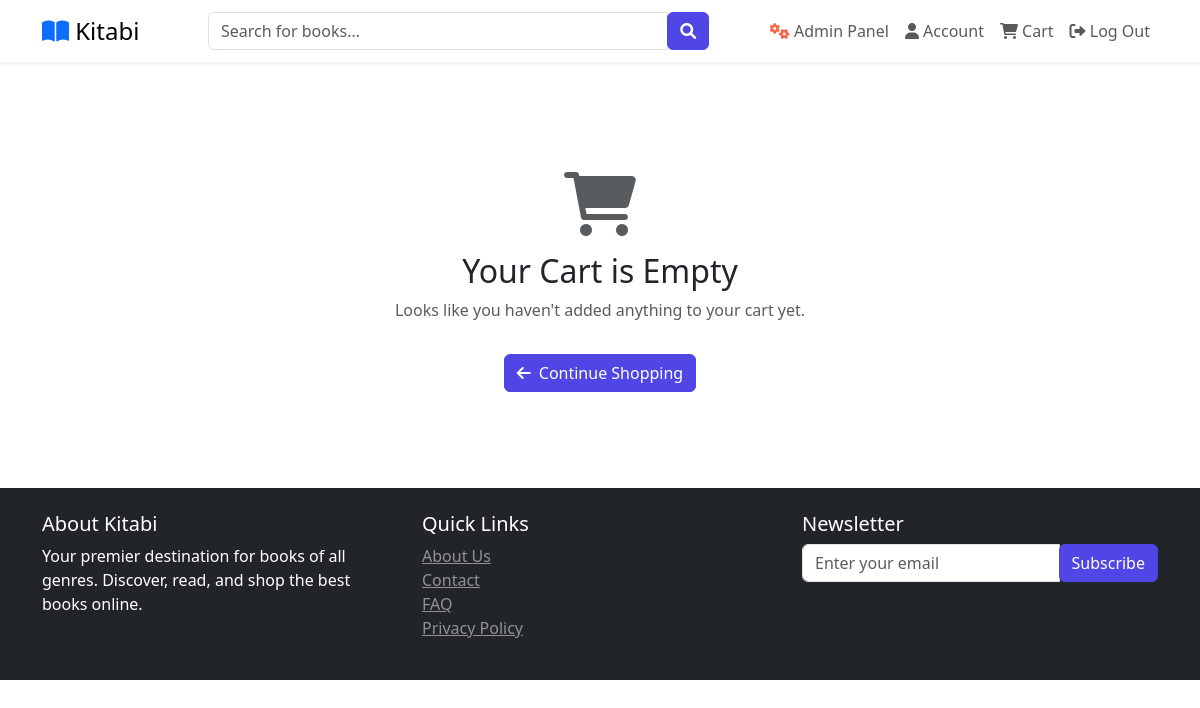
The page /cart (signed in) on the database as committed earlier.
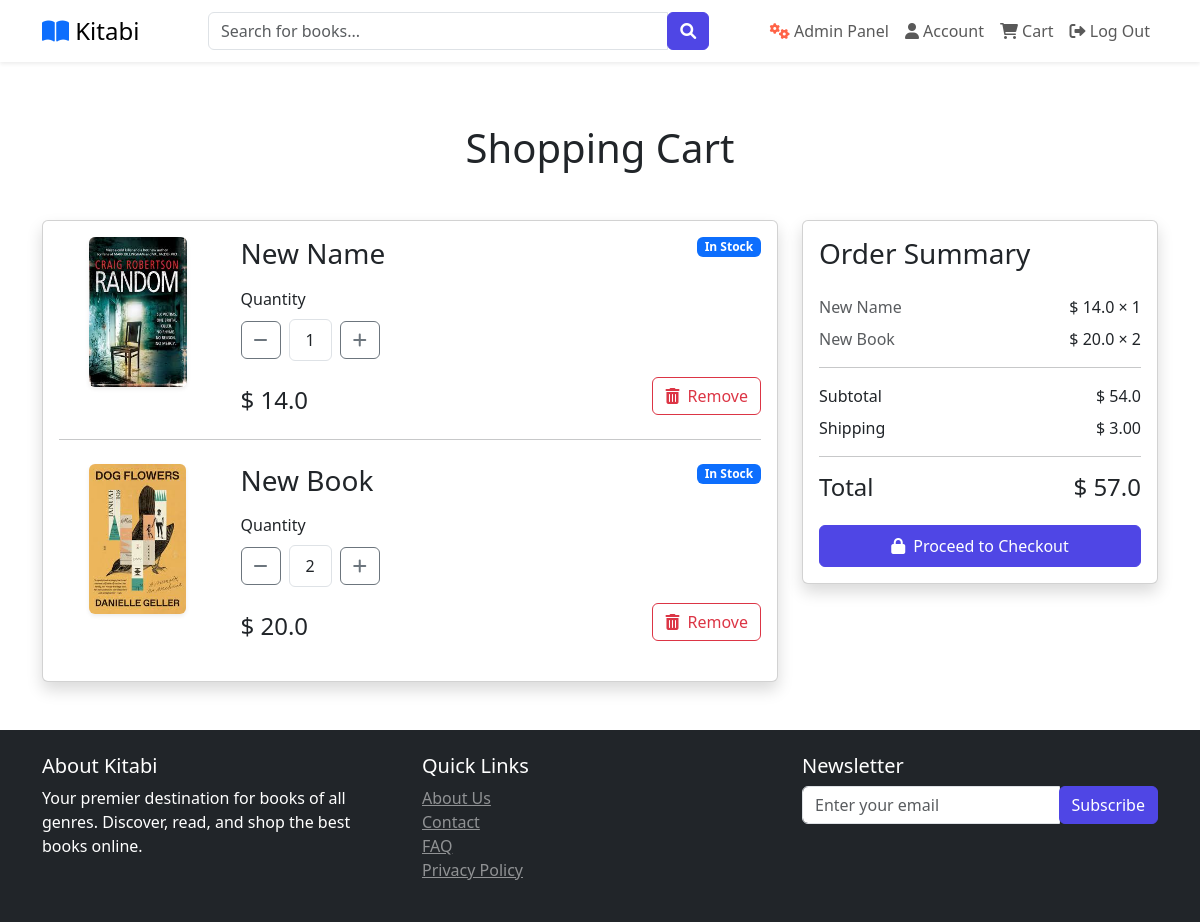
The same page on the database as committed later.
### website/models.py (models this page shows, shortened)
class Cart(db.Model):
    id = db.Column(db.Integer, primary_key = True)
    quantity = db.Column(db.Integer, nullable=False)
    customer_link = db.Column(db.Integer, db.ForeignKey('customer.id'), nullable = False)
    product_link = db.Column(db.Integer, db.ForeignKey('product.id'), nullable=False)

class Product(db.Model):
    id = db.Column(db.Integer, primary_key = True)
    product_name = db.Column(db.String(100), nullable = False)
    author = db.Column(db.String(100), nullable = False)
    rating = db.Column(db.Float, nullable = False)
    current_price = db.Column(db.Float, nullable = False)
    in_stock = db.Column(db.Integer, nullable = False)
    promotion_percentage = db.Column(db.Integer, default=0)  # New field for promotion
    discounted_price = db.Column(db.Float, nullable=True)
    product_picture = db.Column(db.String(1000), nullable=False)
    flash_sale = db.Column(db.Boolean, default = False)
    date_added = db.Column(db.DateTime, default = datetime.utcnow)
    carts = db.relationship('Cart', backref=db.backref('product', lazy=True))
    orders = db.relationship('Order', backref=db.backref('product'), lazy=True)

### website/views.py (the view)
@views.route('/cart')
@login_required
def show_cart():
    cart = Cart.query.filter_by(customer_link=current_user.id).all()
    amount = 0
    for item in cart:
        amount += item.product.current_price * item.quantity
    return render_template('cart.html', cart=cart, amount=amount, total=amount+3)

### website/__init__.py (called while the page is built)
def create_app():
    app = Flask(__name__)
    app.config['SECRET_KEY'] = 'test12345'
    app.config['SQLALCHEMY_DATABASE_URI'] = f'sqlite:///{DB_NAME}'
    db.init_app(app)
    @app.errorhandler(404)
    def page_not_found(error):
        return render_template('404.html')
    login_manager.init_app(app)
    login_manager.login_view = 'auth.login'
    @login_manager.user_loader
    def load_user(id):
        return  Customer.query.get(int(id))
    from .views import views
    from .auth import auth
    from .admin import admin
    from .models import Customer, Cart, Product, Order
    app.register_blueprint(views, url_prefix='/') #localhost:4000/about-us
    app.register_blueprint(auth, url_prefix='/') #localhost:4000/auth/change-password
    app.register_blueprint(admin, url_prefix='/')
    with app.app_context():
        create_database()
    return app

### website/templates/cart.html (shortened to what this page needs)
{% extends 'base.html' %}
{% block body %}
<div class="container my-5">
    <div class="row">
        {% if cart %}
        <h1 class="text-center mb-5">Shopping Cart</h1>
        <div class="col-lg-8">
            <div class="card shadow">
                <div class="card-body">
                    {% for item in cart %}
                    <div class="row mb-4">
                        <div class="col-md-3 text-center">
                            <img src="{{ item.product.product_picture }}"
                                 alt="{{ item.product.product_name }}"
                                 class="img-fluid rounded shadow-sm"
                                 style="max-height: 150px; object-fit: cover;">
                        </div>
                        <div class="col-md-9">
                            <div class="d-flex flex-column h-100">
                                <div class="d-flex justify-content-between align-items-start">
                                    <h3 class="mb-3">{{ item.product.product_name }}</h3>
                                    <span class="badge bg-primary">In Stock</span>
                                </div>
                                <div class="quantity-controls mb-3">
                                    <label for="quantity" class="form-label">Quantity</label>
                                    <div class="d-flex align-items-center gap-2">
                                        <button class="minus-cart btn btn-outline-secondary" pid="{{item.id}}">
                                            <i class="fas fa-minus"></i>
                                        </button>
                                        <span id="quantity" class="px-3 py-2 border rounded">{{ item.quantity }}</span>
                                        <button class="plus-cart btn btn-outline-secondary" pid="{{ item.id }}">
                                            <i class="fas fa-plus"></i>
                                        </button>
                                    </div>
                                </div>
                                <div class="d-flex justify-content-between align-items-end mt-auto">
                                    <h4 class="mb-0">$ {{ item.product.current_price }}</h4>
                                    <button class="remove-cart btn btn-outline-danger" pid="{{item.id}}">
                                        <i class="fas fa-trash-alt me-1"></i> Remove
                                    </button>
                                </div>
                            </div>
                        </div>
                    </div>
                    {% if not loop.last %}
                    <hr class="my-4">
                    {% endif %}
                    {% endfor %}
                </div>
            </div>
        </div>
        <div class="col-lg-4">
            <div class="card shadow">
                <div class="card-body">
                    <h3 class="card-title mb-4">Order Summary</h3>
                    <div class="summary-items">
                        {% for item in cart %}
                        <div class="d-flex justify-content-between align-items-center mb-2">
                            <span class="text-muted">{{item.product.product_name}}</span>
                            <span>
                                $ {{item.product.current_price}} ×
                                <span id="quantity{{item.id}}">{{ item.quantity}}</span>
                            </span>
                        </div>
                        {% endfor %}
                    </div>
                    <hr>
                    <div class="d-flex justify-content-between mb-2">
                        <span>Subtotal</span>
                        <span>$ <span id="amount_tt">{{ amount }}</span></span>
                    </div>
                    <div class="d-flex justify-content-between mb-2">
                        <span>Shipping</span>
                        <span>$ 3.00</span>
                    </div>
                    <hr>
                    <div class="d-flex justify-content-between align-items-center mb-4">
                        <h4 class="mb-0">Total</h4>
                        <h4 class="mb-0">$ <span id="totalamount">{{ total }}</span></h4>
                    </div>
                    <button onclick="window.location.href='/place-order'"
                            class="btn btn-primary w-100 py-2">
                        <i class="fas fa-lock me-2"></i>Proceed to Checkout
                    </button>
                </div>
            </div>
        </div>
        {% else %}
        <div class="text-center py-5">
            <i class="fas fa-shopping-cart fa-4x mb-3 text-muted"></i>
            <h2>Your Cart is Empty</h2>
            <p class="text-muted">Looks like you haven't added anything to your cart yet.</p>
            <a href="/" class="btn btn-primary mt-3">
                <i class="fas fa-arrow-left me-2"></i>Continue Shopping
            </a>
        </div>
        {% endif %}
    </div>
</div>
{% endblock %}

### website/templates/base.html (shortened to what this page needs)
<!DOCTYPE html>
<html lang="en">
<head>
    <link rel="stylesheet" href="{{ url_for('static', filename='css/bootstrap.min.css') }}">
    <link rel="stylesheet" href="{{ url_for('static', filename='css/owl.carousel.min.css') }}">
    <link rel="stylesheet" href="{{ url_for('static', filename='css/style.css') }}">
    <link rel="stylesheet" href="https://cdnjs.cloudflare.com/ajax/libs/font-awesome/6.0.0/css/all.min.css">
</head>
<body>
    <nav class="navbar navbar-expand-lg navbar-light bg-white fixed-top shadow-sm">
        <div class="container">
            <a class="navbar-brand" href="/">
                <i class="fas fa-book-open text-primary"></i>
                <span class="font-weight-bold ml-2">Kitabi</span>
            </a>
            <div class="collapse navbar-collapse" id="navbarNav">
                <form class="form-inline mx-auto w-50">
                    <div class="input-group w-100">
                        <input type="text" class="form-control" placeholder="Search for books...">
                        <div class="input-group-append">
                            <button class="btn btn-primary" type="submit">
                                <i class="fas fa-search"></i>
                            </button>
                        </div>
                    </div>
                </form>
                <ul class="navbar-nav ml-auto">
                    {% if current_user.is_authenticated %}
                    {% if current_user.id == 1 %}
                    <li class="nav-item">
                        <a class="nav-link" href="/admin-page">
                            <i class="fas fa-cogs" style="color: #ff6347;"></i> Admin Panel
                        </a>
                    </li>
                    {% endif %}
                    <li class="nav-item">
                        <a class="nav-link" href="/account/{{current_user.id}}"><i class="fas fa-user"></i> Account</a>
                    </li>
                    <li class="nav-item">
                        <a class="nav-link" href="/cart">
                            <i class="fas fa-shopping-cart"></i> Cart
                            <span class="badge badge-primary">3</span>
                        </a>
                    </li>
                    <li class="nav-item">
                        <a class="nav-link" href="{{ url_for('auth.log_out') }}"><i class="fas fa-sign-out-alt"></i> Log Out</a>
                    </li>
                    {% else %}
                    <li><a class="nav-link" href="{{ url_for('auth.login') }}"><i class="fas fa-user"></i> Log In </a></li>
                    {% endif %}
                </ul>
            </div>
        </div>
    </nav>
    {% block body %}
    {% endblock %}
    <footer class="bg-dark text-white py-4">
        <div class="container">
            <div class="row">
                <div class="col-md-4">
                    <h5>About Kitabi</h5>
                    <p>Your premier destination for books of all genres. Discover, read, and shop the best books online.</p>
                </div>
                <div class="col-md-4">
                    <h5>Quick Links</h5>
                    <ul class="list-unstyled">
                        <li><a href="#" class="text-white-50">About Us</a></li>
                        <li><a href="#" class="text-white-50">Contact</a></li>
                        <li><a href="#" class="text-white-50">FAQ</a></li>
                        <li><a href="#" class="text-white-50">Privacy Policy</a></li>
                    </ul>
                </div>
                <div class="col-md-4">
                    <h5>Newsletter</h5>
                    <form>
                        <div class="input-group">
                            <input type="email" class="form-control" placeholder="Enter your email">
                            <div class="input-group-append">
                                <button class="btn btn-primary" type="submit">Subscribe</button>
                            </div>
                        </div>
                    </form>
                </div>
            </div>
        </div>
    </footer>
</body>
</html>

### website/static/css/style.css (style rules this page uses)
:root { --primary-color: #4f46e5; --secondary-color: #818cf8; --dark-color: #1f2937; --light-color: #f3f4f6; }
body { font-family: 'Segoe UI', Tahoma, Geneva, Verdana, sans-serif; padding-top: 76px; margin: 0; }
.navbar-brand { font-size: 1.5rem; }
.navbar .badge { position: absolute; top: 0; right: 0; transform: translate(50%, -50%); }
.btn-primary { background-color: var(--primary-color); border-color: var(--primary-color); }

Rows that differ between the two databases and show on the page:
added Cart: product.product_picture (picture), product.product_name "New Name", quantity "1", product.current_price "14.0"
added Cart: product.product_picture (picture), product.product_name "New Book", quantity "2", product.current_price "20.0"
Other text that changed with them:
{{ amount }}: (not shown) → "54.0"
{{ total }}: (not shown) → "57.0"
text no longer shown: "Your Cart is Empty Looks like you haven't added anything to your cart yet. Continue Shopping"
text now shown: "Shopping Cart Order Summary Subtotal $ Shipping $ 3.00 Total $ Proceed to Checkout"
